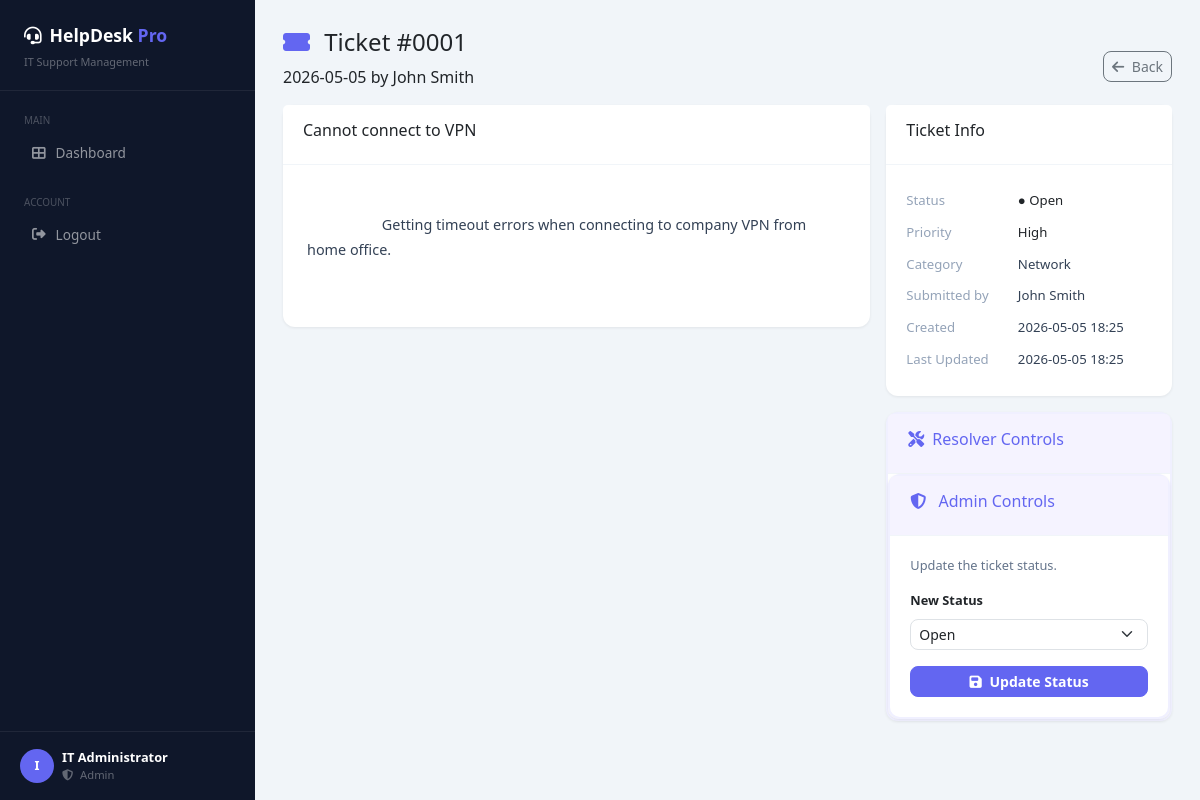
Page /ticket/1 (signed in) on the earlier database version.
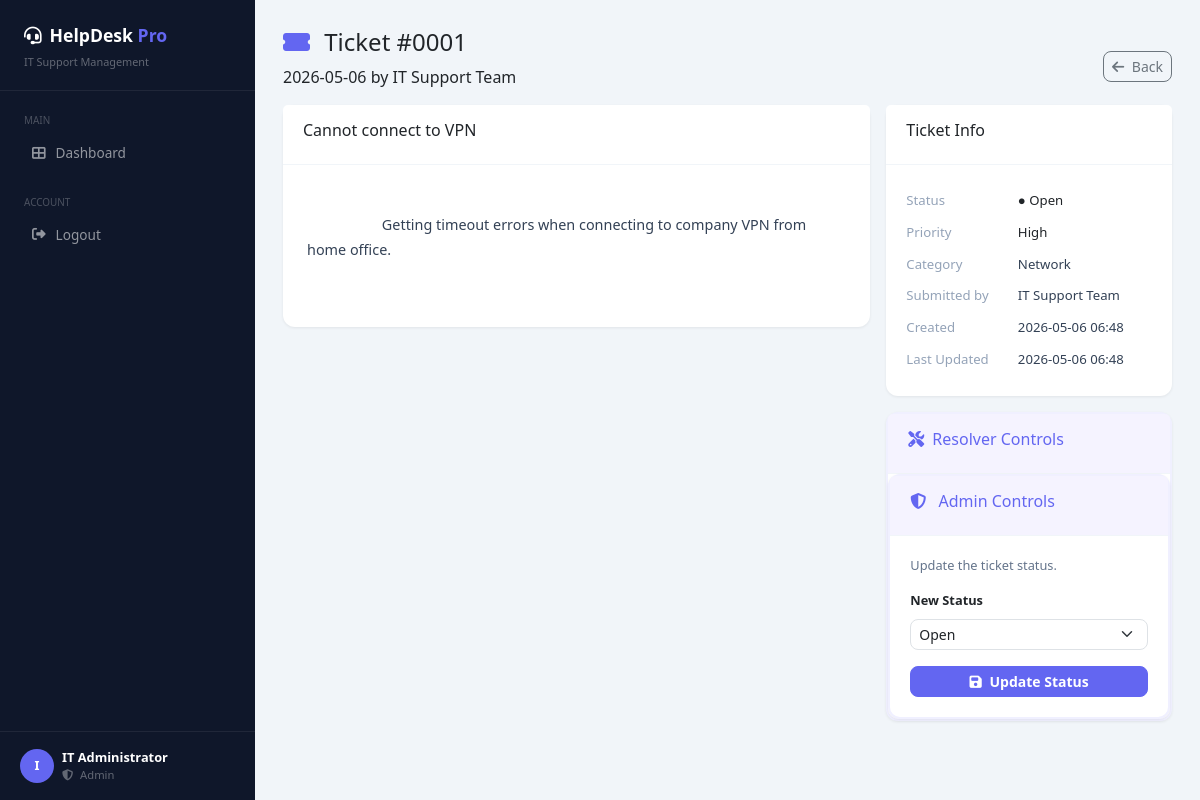
Same page on the later database version.
### tables this page shows
CREATE TABLE tickets (
            id INTEGER PRIMARY KEY AUTOINCREMENT,
            title TEXT NOT NULL,
            description TEXT NOT NULL,
            category TEXT NOT NULL DEFAULT 'General',
            status TEXT NOT NULL DEFAULT 'Open',
            priority TEXT NOT NULL DEFAULT 'Medium',
            created_by INTEGER NOT NULL,
            created_at TEXT DEFAULT CURRENT_TIMESTAMP,
            updated_at TEXT DEFAULT CURRENT_TIMESTAMP,
            FOREIGN KEY (created_by) REFERENCES users(id)
        );

CREATE TABLE users (
            id INTEGER PRIMARY KEY AUTOINCREMENT,
            username TEXT UNIQUE NOT NULL,
            password TEXT NOT NULL,
            role TEXT NOT NULL DEFAULT 'employee',
            full_name TEXT NOT NULL DEFAULT 'User'
        );

### app.py (the view)
@app.route('/ticket/<int:ticket_id>')
@login_required
def view_ticket(ticket_id):
    conn = get_db()
    ticket = conn.execute('''
        SELECT t.*, u.full_name as creator_name
        FROM tickets t JOIN users u ON t.created_by = u.id
        WHERE t.id = ?
    ''', (ticket_id,)).fetchone()
    conn.close()
    if not ticket:
        flash('Ticket not found.', 'danger')
        return redirect(url_for('dashboard'))
    if session['role'] not in ['admin', 'support'] and ticket['created_by'] != session['user_id']:
        flash('Access denied.', 'danger')
        return redirect(url_for('dashboard'))
    return render_template('view_ticket.html', ticket=ticket)

### app.py (called while the page is built)
def get_db():
    os.makedirs(DB_DIR, exist_ok=True)
    conn = sqlite3.connect(DB_PATH)
    conn.row_factory = sqlite3.Row
    return conn

def login_required(f):
    @wraps(f)
    def decorated(*args, **kwargs):
        if 'user_id' not in session:
            return redirect(url_for('login'))
        return f(*args, **kwargs)
    return decorated

### templates/view_ticket.html (shortened to what the changed rows need)
{% extends "base.html" %}
{% block content %}
<div class="page-header d-flex align-items-center justify-content-between">
    <div>
        <h4>
            <i class="fas fa-ticket-alt me-2" style="color:#6366f1;"></i>
            Ticket #{{ '%04d' % ticket.id }}
        </h4>
        <p>
            {{ ticket.created_at[:10] }} by {{ ticket.creator_name }}
        </p>
    </div>
</div>
<div class="row g-3">
    <div class="col-lg-8">
        <div class="card">
            <div class="card-header">
                <h6>{{ ticket.title }}</h6>
            </div>
            <div class="card-body" style="padding:24px;">
                <p style="color:#334155;
                          font-size:0.9rem;
                          line-height:1.7;
                          white-space:pre-wrap;">
                    {{ ticket.description }}
                </p>
            </div>
        </div>
    </div>
    <div class="col-lg-4">
        <div class="card mb-3">
            <div class="card-body" style="padding:20px;">
                <table style="width:100%; font-size:0.825rem;">
                    <tr>
                        <td>
                            <span class="p-{{ ticket.priority|lower }}">
                                {{ ticket.priority }}
                            </span>
                        </td>
                    </tr>
                    <tr>
                        <td style="color:#94a3b8; padding:6px 0;">
                            Category
                        </td>
                        <td style="color:#334155;">
                            {{ ticket.category }}
                        </td>
                    </tr>
                    <tr>
                        <td style="color:#94a3b8; padding:6px 0;">
                            Submitted by
                        </td>
                        <td style="color:#334155;">
                            {{ ticket.creator_name }}
                        </td>
                    </tr>
                    <tr>
                        <td style="color:#94a3b8; padding:6px 0;">
                            Created
                        </td>
                        <td style="color:#334155;">
                            {{ ticket.created_at[:16] }}
                        </td>
                    </tr>
                    <tr>
                        <td style="color:#94a3b8; padding:6px 0;">
                            Last Updated
                        </td>
                        <td style="color:#334155;">
                            {{ ticket.updated_at[:16] }}
                        </td>
                    </tr>
                </table>
            </div>
        </div>
        {% if session.role in ['admin', 'support'] %}
	<div class="card" style="border: 2px solid #f0f0ff;">
    		<div class="card-header" style="background:#f5f3ff;">
        		<h6 style="color:#6366f1;"><i class="fas fa-tools me-2"></i>Resolver Controls</h6>
    		</div>
        <div class="card" style="border: 2px solid #f0f0ff;">
            <div class="card-header" style="background:#f5f3ff;">
                <h6 style="color:#6366f1;">
                    <i class="fas fa-shield-alt me-2"></i>
                    Admin Controls
                </h6>
            </div>
            <div class="card-body" style="padding:20px;">
                <p style="font-size:0.8rem;
                          color:#64748b;
                          margin-bottom:12px;">
                    Update the ticket status.
                </p>
                <form method="POST"
                      action="{{ url_for('update_ticket', ticket_id=ticket.id) }}">
                    <div class="mb-3">
                        <label class="form-label"
                               style="font-size:0.8rem;
                                      font-weight:600;">
                            New Status
                        </label>
                        <select name="status"
                                class="form-select form-select-sm"
                                style="border-radius:8px;">
                            <option value="Open" {% if ticket.status == 'Open' %}selected{% endif %}>
                                Open
                            </option>
                        </select>
                    </div>
                    <button type="submit"
                            class="btn btn-primary w-100 btn-sm"
                            style="border-radius:8px; font-weight:600;">
                        <i class="fas fa-save me-1"></i>
                        Update Status
                    </button>
                </form>
            </div>
        </div>
        {% endif %}
    </div>
</div>
{% endblock %}

Differences in the rows shown:
changed tickets "Cannot connect to VPN": created_at "2026-05-05" → "2026-05-06"; created_at "2026-05-05 18:25" → "2026-05-06 06:48"; updated_at "2026-05-05 18:25" → "2026-05-06 06:48"
changed users: creator_name "John Smith" → "IT Support Team"
